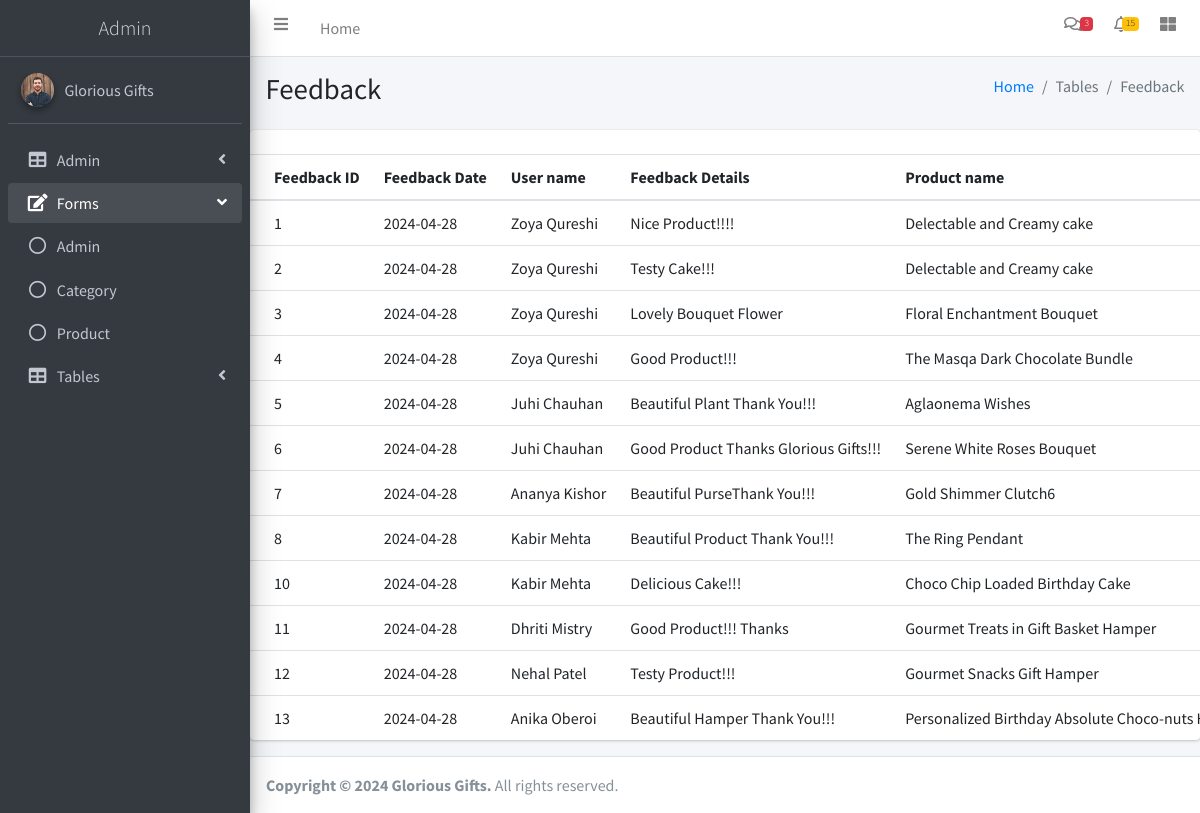
Screenshot of /adminlte/feedback-table.php with the database file from the repository.
### tables this page shows
CREATE TABLE `tbl_feedback` (
  `feedback_id` int(11) NOT NULL,
  `feedback_date` date NOT NULL,
  `user_id` int(30) NOT NULL,
  `feedback_details` text NOT NULL,
  `product_id` int(30) NOT NULL
);

CREATE TABLE `tbl_user` (
  `user_id` int(5) NOT NULL,
  `user_name` varchar(50) NOT NULL,
  `user_gender` varchar(10) NOT NULL,
  `user_dob` date NOT NULL,
  `user_email` varchar(50) NOT NULL,
  `user_password` varchar(30) NOT NULL,
  `user_mobile` varchar(10) NOT NULL,
  `address` varchar(200) NOT NULL
);

CREATE TABLE `tbl_product` (
  `product_id` int(5) NOT NULL,
  `product_name` varchar(100) NOT NULL,
  `product_details` text NOT NULL,
  `product_photo` varchar(80) NOT NULL,
  `product_price` float NOT NULL,
  `category_id` int(5) NOT NULL,
  `product_quantity` int(20) NOT NULL
);

### adminlte/feedback-table.php (the view, shortened to what this page needs)
<!DOCTYPE html>
<html>
<head>
  <link rel="stylesheet" href="plugins/fontawesome-free/css/all.min.css">
  <link rel="stylesheet" href="https://code.ionicframework.com/ionicons/2.0.1/css/ionicons.min.css">
  <link rel="stylesheet" href="plugins/datatables-bs4/css/dataTables.bootstrap4.min.css">
  <link rel="stylesheet" href="plugins/datatables-responsive/css/responsive.bootstrap4.min.css">
  <link rel="stylesheet" href="dist/css/adminlte.min.css">
</head>
<body class="hold-transition sidebar-mini">
<div class="wrapper">
   <?php
   include './themepart/header-menu.php';
   ?>
   <?php
    include './themepart/sidebar.php';
   ?>
  <div class="content-wrapper">
    <section class="content-header">
      <div class="container-fluid">
        <div class="row mb-2">
          <div class="col-sm-6">
            <h1>Feedback</h1>
          </div>
          <div class="col-sm-6">
            <ol class="breadcrumb float-sm-right">
              <li class="breadcrumb-item"><a href="#">Home</a></li>
              <li class="breadcrumb-item active">Tables</li>
              <li class="breadcrumb-item active">Feedback</li>
            </ol>
          </div>
        </div>
      </div>
    </section>
    <div class="row">
          <div class="col-12">
            <div class="card">
              <div class="card-header">
              </div>
              <div class="card-body table-responsive p-0">
                <table class="table table-hover text-nowrap">
                  <thead>
                    <tr>
                      <th>Feedback ID</th>
                      <th>Feedback Date</th>
                      <th>User name</th>
                      <th>Feedback Details</th>
                      <th>Product name</th>
                    </tr>
                  </thead>
                  <tbody>
                   <?php
                    include './connection.php';
                    $sq=mysqli_query($connection,"select * from tbl_feedback");
                    while($data=mysqli_fetch_array($sq))
                    {
                      $uq=mysqli_query($connection,"select * from tbl_user where user_id='{$data['user_id']}'");
                      $udata=mysqli_fetch_array($uq);
                      $pq=mysqli_query($connection,"select * from tbl_product where product_id='{$data['product_id']}'");
                      $pdata=mysqli_fetch_array($pq);
                      echo "<tr>";
                      echo "<td>{$data['feedback_id']}</td>";
                      echo "<td>{$data['feedback_date']}</td>";
                      echo "<td>{$udata['user_name']}</td>";
                      echo "<td>{$data['feedback_details']}</td>";
                      echo "<td>{$pdata['product_name']}</td>";
                    }
                   ?>
                  </tbody>
                </table>
              </div>
            </div>
          </div>
        </div>
</div>
<?php
 include './themepart/footer.php';
 ?>
</body>
</html>

### rows the page displays
tbl_feedback: feedback_id "1", feedback_date "2024-04-28", tbl_user.user_name "Zoya Qureshi", feedback_details "Nice Product!!!!", product.product_name "Delectable and Creamy cake"
tbl_feedback: feedback_id "2", feedback_date "2024-04-28", tbl_user.user_name "Zoya Qureshi", feedback_details "Testy Cake!!!", product.product_name "Delectable and Creamy cake"
tbl_feedback: feedback_id "3", feedback_date "2024-04-28", tbl_user.user_name "Zoya Qureshi", feedback_details "Lovely Bouquet Flower", product.product_name "Floral Enchantment Bouquet"
tbl_feedback: feedback_id "4", feedback_date "2024-04-28", tbl_user.user_name "Zoya Qureshi", feedback_details "Good Product!!!", product.product_name "The Masqa Dark Chocolate Bundle"
tbl_feedback: feedback_id "5", feedback_date "2024-04-28", tbl_user.user_name "Juhi Chauhan", feedback_details "Beautiful Plant Thank You!!!", product.product_name "Aglaonema Wishes"
tbl_feedback: feedback_id "6", feedback_date "2024-04-28", tbl_user.user_name "Juhi Chauhan", feedback_details "Good Product Thanks Glorious Gifts!!!", product.product_name "Serene White Roses Bouquet"
tbl_feedback: feedback_id "7", feedback_date "2024-04-28", tbl_user.user_name "Ananya Kishor", feedback_details "Beautiful PurseThank You!!!", product.product_name "Gold Shimmer Clutch6"
tbl_feedback: feedback_id "8", feedback_date "2024-04-28", tbl_user.user_name "Kabir Mehta", feedback_details "Beautiful Product Thank You!!!", product.product_name "The Ring Pendant"
tbl_feedback: feedback_id "10", feedback_date "2024-04-28", tbl_user.user_name "Kabir Mehta", feedback_details "Delicious Cake!!!", product.product_name "Choco Chip Loaded Birthday Cake"
tbl_feedback: feedback_id "11", feedback_date "2024-04-28", tbl_user.user_name "Dhriti Mistry", feedback_details "Good Product!!! Thanks", product.product_name "Gourmet Treats in Gift Basket Hamper"
tbl_feedback: feedback_id "12", feedback_date "2024-04-28", tbl_user.user_name "Nehal Patel", feedback_details "Testy Product!!!", product.product_name "Gourmet Snacks Gift Hamper"
tbl_feedback: feedback_id "13", feedback_date "2024-04-28", tbl_user.user_name "Anika Oberoi", feedback_details "Beautiful Hamper Thank You!!!", product.product_name "Personalized Birthday Absolute Choco-nuts…"
